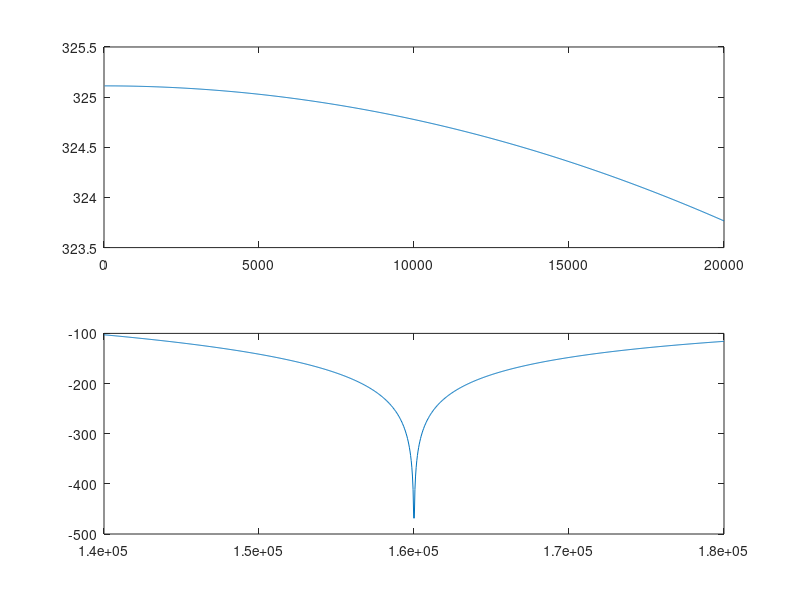
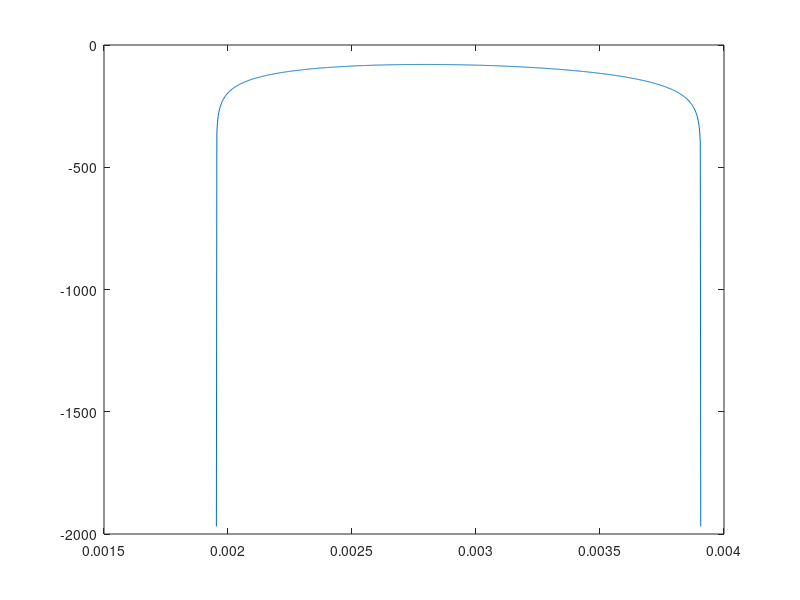

MATLAB code to generate these figures, in order: (Note: this script raises an error after producing the figures.)

%%%%%% CIC parametros %%%%%%
M=1;%retardo antes de restar(en el comb)
N=6;%etapas CIC
R=512;%decimaci�n
fs=4096*20e3;%frec sampling
%frec salida 160e3
fp=20e3/fs;%frec corte normalizada a fs; en este caso fs=4096*20e3, fp=20e3
fo=1/R;%centro primer zona de alias normalizada a fs (es el M-esimo cero)
f1=1/(M*R);%primer cero
Fs = fs; % frec sampling
Bin=1; %bits entrada
Bout=16; %bits salida recortado

%%%%%%% fir2 parametros %%%%%%
B = 16; % Cantidad bits coeficientes
L = 255; % Orden filtro
Window=kaiser(L+1,9); %ventana usada en el filtro fir
%con estos parametros atenua 87dB a partir de 22.2KHz
%otras ventanas: chebwin(L+1,90)

%% Graficos(comentar si molestan)
F=linspace(0,fp,1000);
Hmax=N*20*log(M*R)/log(10);
H=N*10*log((sin(pi*F*M*R)./sin(pi*F)).^2)/log(10);
figure(1);
subplot(2,1,1), plot(fs*F,H) %banda paso
Fa=linspace(fo-fp,fo+fp,1000);
Ha=N*10*log((sin(pi*Fa*M*R)./sin(pi*Fa)).^2)/log(10)-Hmax;
subplot(2,1,2), plot(fs*Fa,Ha) %primer zona alias, relativa a ganancia banda paso
F2=linspace(f1,2*f1,1000);
H2=N*10*log((sin(pi*F2*M*R)./sin(pi*F2)).^2)/log(10)-Hmax;
figure(2);
plot(F2,H2)%segundo lobulo, relativo a ganancia banda paso

%% calculo del alias
Fali=fo-fp;
Hali=(sin(pi*Fali*M*R)./(sin(pi*Fali))).^N;
PrimerAlias= 10*log(Hali^2)/log(10)-Hmax

%% atenuacion minima en banda atenuaci�n
fat=3/2*f1;
Hmin=(sin(pi*fat*M*R)./(sin(pi*fat))).^N;
Atmin= 10*log(Hmin^2)/log(10)-Hmax

%% Atenuacion m�xima banda paso(la recompone el fir)
Hfp=(sin(pi*fp*M*R)./(sin(pi*fp))).^N;
Atmax= 10*log(Hfp^2)/log(10)-Hmax

%% Recorte de bits por etapa en el filtro CIC
Bgr=ceil(N*log(R*M)/log(2)); %crecimiento bits (bits growth)
Bt=Bin+Bgr-Bout; %total de bits a descartar
sigma_t=sqrt(2^(2*Bt)/12); %ruido de cuantizaci�n si se los sacara todos los bits
%al final

F=zeros(1,2*N);
% Calculo de los Fj
for j=N+1:1:2*N %para 2*N-j+1 combs y ningun integrador
    h_sub_j=zeros(1,2*N+1-j+1+1);
    for k=0:(2*N+1-j)
        h_sub_j(k+1)=(-1)^k*nchoosek(2*N+1-j,k);
    end
    F(j)=sqrt(sum(h_sub_j.^2));
end

for j = N:-1:1  %para N-j+1 integradores y N combs
    h_sub_j=zeros(1,(R*M-1)*N + j -1+1);
    for k = 0:(R*M-1)*N + j -1
        for m = 0:floor(k/(R*M)) % Use "m" for loop variable
            Change_to_Result = (-1)^m*nchoosek(N, m)*nchoosek(N-j+k-R*M*m,k-R*M*m);
            h_sub_j(k+1) =  h_sub_j(k+1) + Change_to_Result;
        end % End "m" loop
    end % End "k" loop
    F(j) = sqrt(sum(h_sub_j.^2));
end % End "j" loop
%en los h_sub_j quedo el caso n=1, o sea los coeficientes del filtro

% cantidad de bits a descartar en cada etapa
B_descartar= [floor((-log(F)+log(sigma_t)+log(6/N)/2)/log(2)) Bt];
%el �ltimo es el total a descartar
B_descartar(B_descartar<0)=0;
B_descartar(1)=0;%descartar en el primer integrador produce un error enorme en la media
Bits_etapa=Bin+Bgr-B_descartar
E=2.^(B_descartar);
E(E==1)=0;%cuando B es cero el error es 0
media_error=((R*M)^N*E(1)/2+E(2*N)/2)/2^Bt % el primer sumando debe dar 0
desvio_error= sqrt(sum((E.*[F 1]).^2/12))/2^Bt


%% Filtro de compensaci�n FIR
p = 2e3; % Granularity
s = 0.25/p; % Step size
Fo = R*fp; % frecuencia de corte normalizada a fs/R

fpass = 0:s:Fo; % banda de paso
fstop = (Fo+s):s:0.5; % banda de atenuacion
f = [fpass fstop]*2; % vector frecuencia normalizada
Mp = ones(1,length(fpass)); % respuesta banda paso; Mp(1)=1
Mp(2:end) = abs( M*R*sin(pi*fpass(2:end)/R)./sin(pi*M*fpass(2:end))).^N;
Mf = [Mp zeros(1,length(fstop))];
f(end) = 1;
h = fir2(L,f,Mf,Window); %% Filter length L+1

% Redondeando a enteros
hz = h/max(abs(h));

%el maximo del valor absoluto era positivo o negativo?
abs_max_positive=0;%false
for i=1:1:length(hz)
    if hz(i)==1
        abs_max_positive=1;%true
    end
end

if abs_max_positive==1 %caso positivo(o ambos iguales)
    hz = round(hz*(power(2,B-1)-1));
else%caso negativo(solo)
    hz = round(hz*power(2,B-1));
end

FIRcomp_f=dfilt.dffir(hz);
%%CIC_f=dfilt.dffir(h_sub_j);
[H_FIR,W]=freqz(FIRcomp_f,1000);
freqz(FIRcomp_f);
H_CIC=(sin(W*M/2)./(sin(W/(2*R)))).^N;
figure(4);
plot(W*fs/R/2/pi,20*log(abs(H_CIC.*H_FIR))/log(10));
